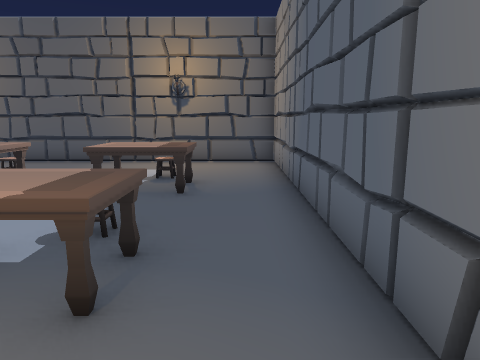
View 1 (above)

18 first-person views from a walk through a 3-D level made in the Unity game engine. The camera is 1.4 m above the floor, tilts 10° down and sees 70° across. The floor is counted in squares, 1 m on a side. Each view is taken from the middle of a square. On the plan, view 1 faces up. The plan holds only what a view shows up to about 15 squares ahead; the rest is blank. The place goes on beyond the plan. The player is left out. Some animated figures are left out. Door leaves are left out, so doorways stand open.

View 2
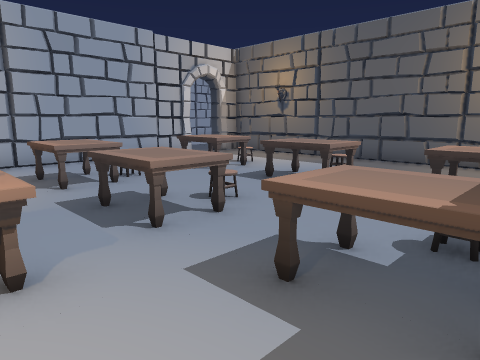

View 3
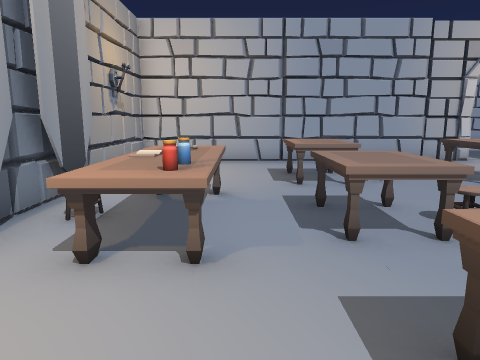

View 4
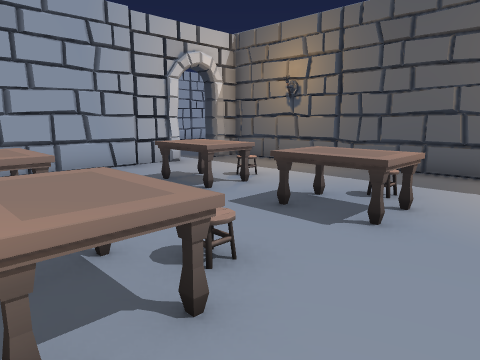

View 5
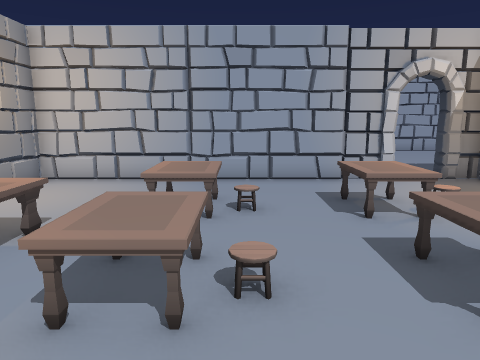

View 6
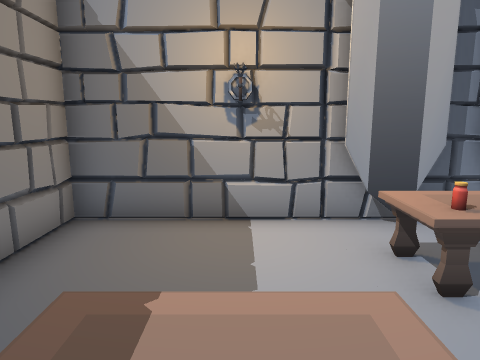

View 7
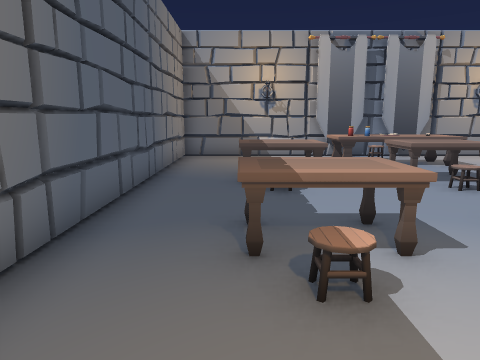

View 8
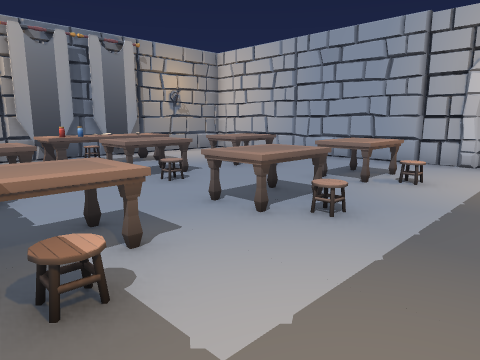

View 9
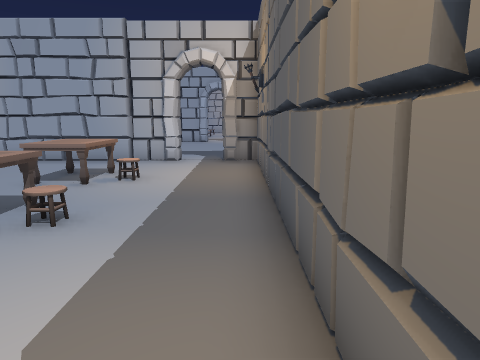

View 10
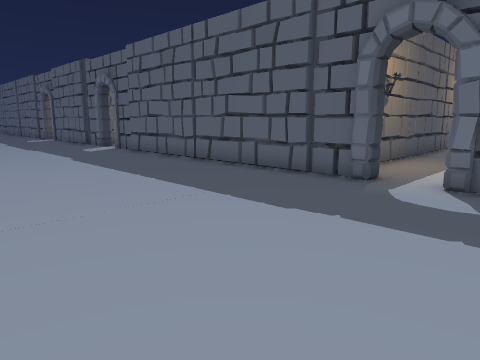

View 11
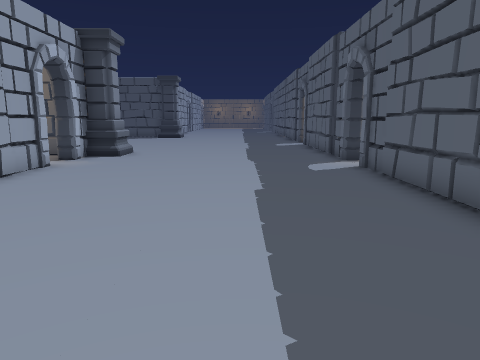

View 12
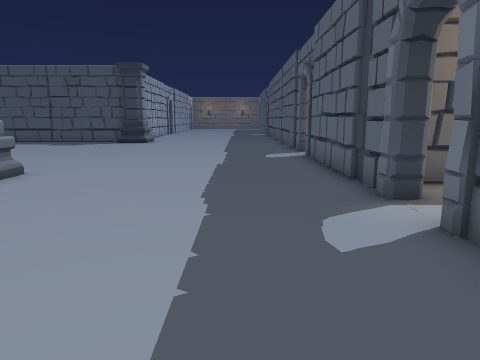

View 13
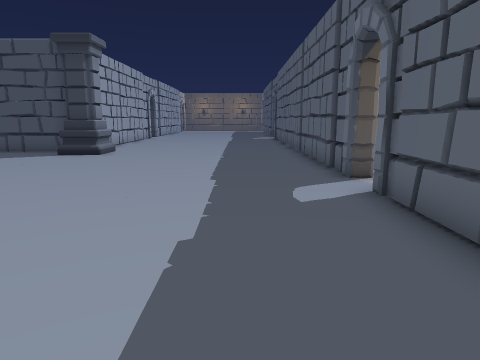

View 14
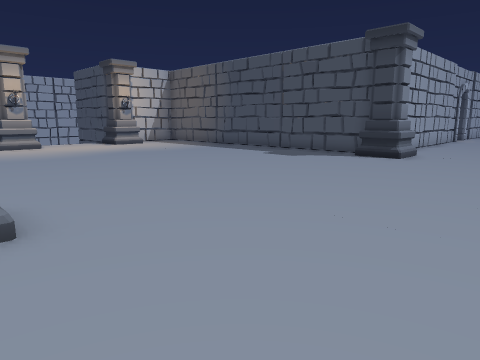

View 15
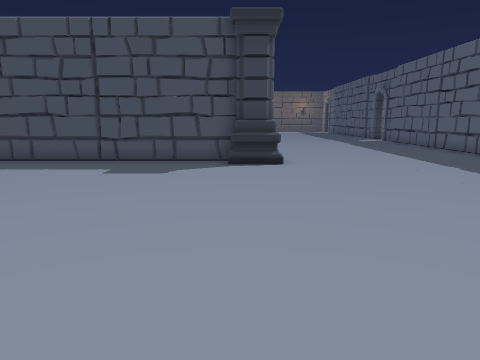

View 16
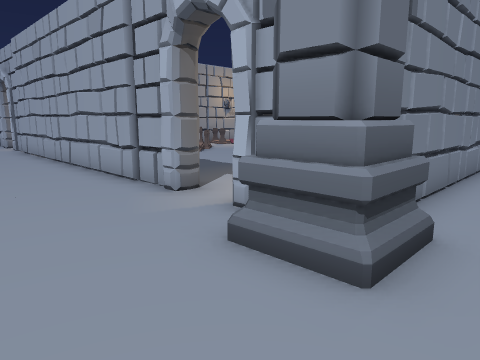

View 17
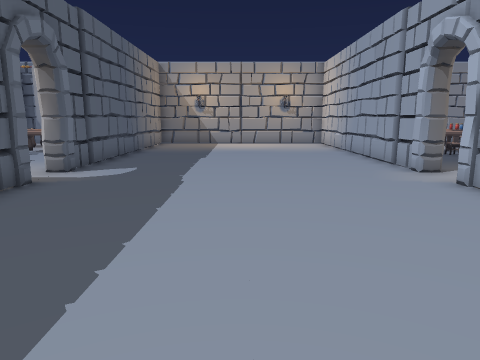

View 18
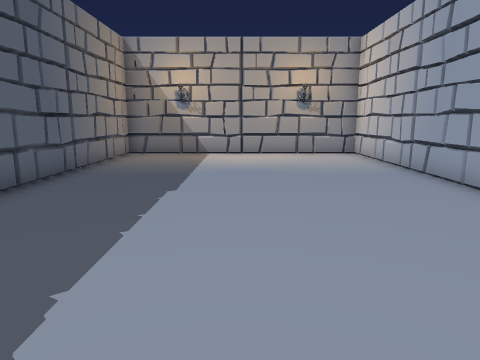

### Floor plan
Points are (right, up) in squares from view 1. A wall is a line through its corners. A room is listed if a view was taken in it or the views show most of it. See-through windows are left out.
Room 1 (views 1, 2, 3, 4, 5, 6, 7, 8, 9)
walls: (-7.2, 11.8) (-7.4, 11.3); (-12.9, 3.7) (-12.5, 3.5); (-13.1, 9) (-12.7, 8.8) (-12.7, -2.3) (1.1, -2.3) (1.1, 11.6) (-12.7, 11.6) (-12.7, 10.4)
ways out: open door at (-13, 9.5) to room 2
objects: table (-10, 2) to (-9, 3); table (-10, 7) to (-9, 7); table (-8, 0) to (-7, 0); flag (-7, -2); books (-6, -1) to (-6, 0); table (-6, 2) to (-5, 4); table (-6, 7) to (-5, 7); flag (-5, -2); other object (-5, 0); other object (-4, 0); table (-3, 2) to (-1, 3); table (-3, 7) to (-1, 8)
Room 2 (views 10, 11, 12, 13, 14, 15, 16, 17, 18)
walls: (-22.8, 23.5) (-22.8, 10.5); (-23.1, 25.4) (-22.6, 25.5); (-22.8, 26.4) (-22.8, 25); (-13.4, 24.9) (-13.4, 25.5); (-13.4, 25.6) (-13.4, 32.6); (-29.9, 27.1) (-24, 27.1); (-13.4, 34.2) (-13.4, 40.7); (-22.8, 8.9) (-22.8, -2.3) (-13.4, -2.3) (-13.4, 8.9); (-13.4, 10.4) (-13.4, 23.4); (-23, 40.6) (-31.1, 40.6); (-13.4, 42.7) (-13.4, 44.2)
ways out: open door at (-13, 9.5) to room 1; open door at (-23, 9.5); open door at (-23, 24.5); open door at (-13, 24.5); open door at (-13, 33.5)
objects: column (-23, 26) to (-22, 28); column (-23, 40) to (-22, 41)

Positions as (right, up) in squares from view 1, and headings:
1: (0, 0), facing up
2: (-1, 0), facing up-left
3: (-1, 1), facing left
4: (-3, 2), facing up-left
5: (-2, 4), facing left
6: (-2, 4), facing down
7: (-1, 11), facing down
8: (-1, 11), facing down-left
9: (-1, 11), facing left
10: (-21, 7), facing up-right
11: (-17, 13), facing up
12: (-16, 19), facing up
13: (-16, 26), facing up
14: (-17, 27), facing up-left
15: (-23, 29), facing up
16: (-19, 29), facing down-left
17: (-18, 18), facing down
18: (-18, 12), facing down
